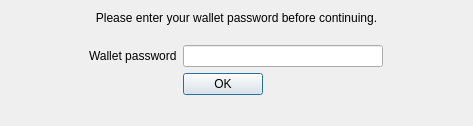
<?xml version="1.0" encoding="UTF-8"?>
<ui version="4.0">
 <class>Dialog</class>
 <widget class="QDialog" name="Dialog">
  <property name="geometry">
   <rect>
    <x>0</x>
    <y>0</y>
    <width>473</width>
    <height>126</height>
   </rect>
  </property>
  <property name="sizePolicy">
   <sizepolicy hsizetype="Preferred" vsizetype="Preferred">
    <horstretch>0</horstretch>
    <verstretch>0</verstretch>
   </sizepolicy>
  </property>
  <property name="windowTitle">
   <string>DEXBot - Unlock wallet</string>
  </property>
  <property name="modal">
   <bool>true</bool>
  </property>
  <layout class="QVBoxLayout" name="verticalLayout">
   <item>
    <widget class="QLabel" name="helper_text">
     <property name="sizePolicy">
      <sizepolicy hsizetype="Ignored" vsizetype="Maximum">
       <horstretch>0</horstretch>
       <verstretch>0</verstretch>
      </sizepolicy>
     </property>
     <property name="text">
      <string>Please enter your wallet password before continuing.</string>
     </property>
     <property name="alignment">
      <set>Qt::AlignCenter</set>
     </property>
    </widget>
   </item>
   <item>
    <widget class="QWidget" name="widget" native="true">
     <property name="sizePolicy">
      <sizepolicy hsizetype="Preferred" vsizetype="Fixed">
       <horstretch>0</horstretch>
       <verstretch>0</verstretch>
      </sizepolicy>
     </property>
     <property name="maximumSize">
      <size>
       <width>16777215</width>
       <height>126</height>
      </size>
     </property>
     <layout class="QHBoxLayout" name="horizontalLayout_3">
      <property name="topMargin">
       <number>5</number>
      </property>
      <property name="bottomMargin">
       <number>5</number>
      </property>
      <item>
       <widget class="QWidget" name="form_wrap" native="true">
        <property name="sizePolicy">
         <sizepolicy hsizetype="Maximum" vsizetype="Expanding">
          <horstretch>0</horstretch>
          <verstretch>0</verstretch>
         </sizepolicy>
        </property>
        <layout class="QFormLayout" name="formLayout">
         <property name="labelAlignment">
          <set>Qt::AlignCenter</set>
         </property>
         <property name="formAlignment">
          <set>Qt::AlignHCenter|Qt::AlignTop</set>
         </property>
         <property name="bottomMargin">
          <number>0</number>
         </property>
         <item row="0" column="0">
          <widget class="QLabel" name="password_label">
           <property name="text">
            <string>Wallet password</string>
           </property>
           <property name="buddy">
            <cstring>password_input</cstring>
           </property>
          </widget>
         </item>
         <item row="0" column="1">
          <widget class="QLineEdit" name="password_input">
           <property name="minimumSize">
            <size>
             <width>200</width>
             <height>0</height>
            </size>
           </property>
           <property name="echoMode">
            <enum>QLineEdit::Password</enum>
           </property>
          </widget>
         </item>
         <item row="2" column="1">
          <widget class="QPushButton" name="ok_button">
           <property name="sizePolicy">
            <sizepolicy hsizetype="Fixed" vsizetype="Fixed">
             <horstretch>0</horstretch>
             <verstretch>0</verstretch>
            </sizepolicy>
           </property>
           <property name="cursor">
            <cursorShape>PointingHandCursor</cursorShape>
           </property>
           <property name="text">
            <string>OK</string>
           </property>
          </widget>
         </item>
        </layout>
       </widget>
      </item>
     </layout>
    </widget>
   </item>
  </layout>
 </widget>
 <resources/>
 <connections/>
</ui>
